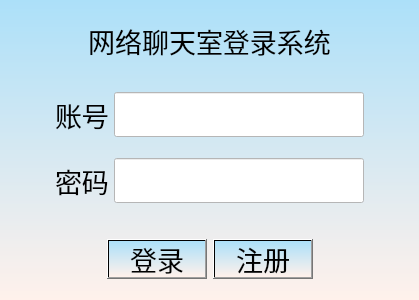
<?xml version="1.0" encoding="UTF-8"?>
<ui version="4.0">
 <class>Dialog</class>
 <widget class="QDialog" name="Dialog">
  <property name="geometry">
   <rect>
    <x>0</x>
    <y>0</y>
    <width>419</width>
    <height>280</height>
   </rect>
  </property>
  <property name="windowTitle">
   <string>登录</string>
  </property>
  <property name="styleSheet">
   <string notr="true">background:QLinearGradient(spread:pad,x1:0,y1:0,x2:0,y2:1,stop:0 #ace0f9,stop:1 #fff1eb)</string>
  </property>
  <layout class="QGridLayout" name="gridLayout">
   <item row="0" column="0">
    <layout class="QVBoxLayout" name="verticalLayout_2" stretch="1,0,1">
     <property name="leftMargin">
      <number>10</number>
     </property>
     <property name="topMargin">
      <number>10</number>
     </property>
     <property name="rightMargin">
      <number>10</number>
     </property>
     <property name="bottomMargin">
      <number>10</number>
     </property>
     <item>
      <widget class="QLabel" name="label_3">
       <property name="font">
        <font>
         <family>Agency FB</family>
         <pointsize>20</pointsize>
        </font>
       </property>
       <property name="styleSheet">
        <string notr="true">background:transparent</string>
       </property>
       <property name="text">
        <string>&lt;html&gt;&lt;head/&gt;&lt;body&gt;&lt;p align=&quot;center&quot;&gt;网络聊天室登录系统&lt;/p&gt;&lt;/body&gt;&lt;/html&gt;</string>
       </property>
      </widget>
     </item>
     <item>
      <layout class="QHBoxLayout" name="horizontalLayout_4">
       <property name="leftMargin">
        <number>10</number>
       </property>
       <property name="topMargin">
        <number>10</number>
       </property>
       <property name="rightMargin">
        <number>10</number>
       </property>
       <property name="bottomMargin">
        <number>10</number>
       </property>
       <item>
        <spacer name="horizontalSpacer_3">
         <property name="orientation">
          <enum>Qt::Horizontal</enum>
         </property>
         <property name="sizeHint" stdset="0">
          <size>
           <width>40</width>
           <height>20</height>
          </size>
         </property>
        </spacer>
       </item>
       <item>
        <layout class="QVBoxLayout" name="verticalLayout">
         <property name="leftMargin">
          <number>10</number>
         </property>
         <property name="topMargin">
          <number>10</number>
         </property>
         <property name="rightMargin">
          <number>10</number>
         </property>
         <property name="bottomMargin">
          <number>10</number>
         </property>
         <item>
          <layout class="QHBoxLayout" name="horizontalLayout">
           <property name="spacing">
            <number>5</number>
           </property>
           <property name="leftMargin">
            <number>10</number>
           </property>
           <property name="topMargin">
            <number>5</number>
           </property>
           <property name="rightMargin">
            <number>10</number>
           </property>
           <property name="bottomMargin">
            <number>10</number>
           </property>
           <item>
            <widget class="QLabel" name="label">
             <property name="font">
              <font>
               <family>Agency FB</family>
               <pointsize>20</pointsize>
              </font>
             </property>
             <property name="styleSheet">
              <string notr="true">background:transparent</string>
             </property>
             <property name="text">
              <string>账号</string>
             </property>
            </widget>
           </item>
           <item>
            <widget class="QLineEdit" name="lineEdit">
             <property name="minimumSize">
              <size>
               <width>250</width>
               <height>0</height>
              </size>
             </property>
             <property name="font">
              <font>
               <family>Agency FB</family>
               <pointsize>20</pointsize>
              </font>
             </property>
             <property name="styleSheet">
              <string notr="true">background-color: rgb(255, 255, 255);</string>
             </property>
            </widget>
           </item>
          </layout>
         </item>
         <item>
          <layout class="QHBoxLayout" name="horizontalLayout_2">
           <property name="spacing">
            <number>5</number>
           </property>
           <property name="leftMargin">
            <number>10</number>
           </property>
           <property name="topMargin">
            <number>5</number>
           </property>
           <property name="rightMargin">
            <number>10</number>
           </property>
           <property name="bottomMargin">
            <number>10</number>
           </property>
           <item>
            <widget class="QLabel" name="label_2">
             <property name="font">
              <font>
               <family>Agency FB</family>
               <pointsize>20</pointsize>
              </font>
             </property>
             <property name="styleSheet">
              <string notr="true">background:transparent</string>
             </property>
             <property name="text">
              <string>密码</string>
             </property>
            </widget>
           </item>
           <item>
            <widget class="QLineEdit" name="lineEdit_2">
             <property name="minimumSize">
              <size>
               <width>250</width>
               <height>0</height>
              </size>
             </property>
             <property name="font">
              <font>
               <family>Agency FB</family>
               <pointsize>20</pointsize>
              </font>
             </property>
             <property name="styleSheet">
              <string notr="true">background-color: rgb(255, 255, 255);</string>
             </property>
             <property name="echoMode">
              <enum>QLineEdit::Password</enum>
             </property>
            </widget>
           </item>
          </layout>
         </item>
        </layout>
       </item>
       <item>
        <spacer name="horizontalSpacer_4">
         <property name="orientation">
          <enum>Qt::Horizontal</enum>
         </property>
         <property name="sizeHint" stdset="0">
          <size>
           <width>40</width>
           <height>20</height>
          </size>
         </property>
        </spacer>
       </item>
      </layout>
     </item>
     <item>
      <layout class="QHBoxLayout" name="horizontalLayout_3">
       <item>
        <spacer name="horizontalSpacer">
         <property name="orientation">
          <enum>Qt::Horizontal</enum>
         </property>
         <property name="sizeHint" stdset="0">
          <size>
           <width>40</width>
           <height>20</height>
          </size>
         </property>
        </spacer>
       </item>
       <item>
        <widget class="QPushButton" name="pushButtonLongin">
         <property name="minimumSize">
          <size>
           <width>100</width>
           <height>40</height>
          </size>
         </property>
         <property name="font">
          <font>
           <family>Agency FB</family>
           <pointsize>20</pointsize>
          </font>
         </property>
         <property name="cursor">
          <cursorShape>PointingHandCursor</cursorShape>
         </property>
         <property name="text">
          <string>登录</string>
         </property>
        </widget>
       </item>
       <item>
        <widget class="QPushButton" name="pushButtonLongin_2">
         <property name="minimumSize">
          <size>
           <width>100</width>
           <height>40</height>
          </size>
         </property>
         <property name="font">
          <font>
           <family>Agency FB</family>
           <pointsize>20</pointsize>
          </font>
         </property>
         <property name="cursor">
          <cursorShape>PointingHandCursor</cursorShape>
         </property>
         <property name="text">
          <string>注册</string>
         </property>
        </widget>
       </item>
       <item>
        <spacer name="horizontalSpacer_2">
         <property name="orientation">
          <enum>Qt::Horizontal</enum>
         </property>
         <property name="sizeHint" stdset="0">
          <size>
           <width>40</width>
           <height>20</height>
          </size>
         </property>
        </spacer>
       </item>
      </layout>
     </item>
    </layout>
   </item>
  </layout>
 </widget>
 <layoutdefault spacing="6" margin="11"/>
 <resources/>
 <connections/>
</ui>
